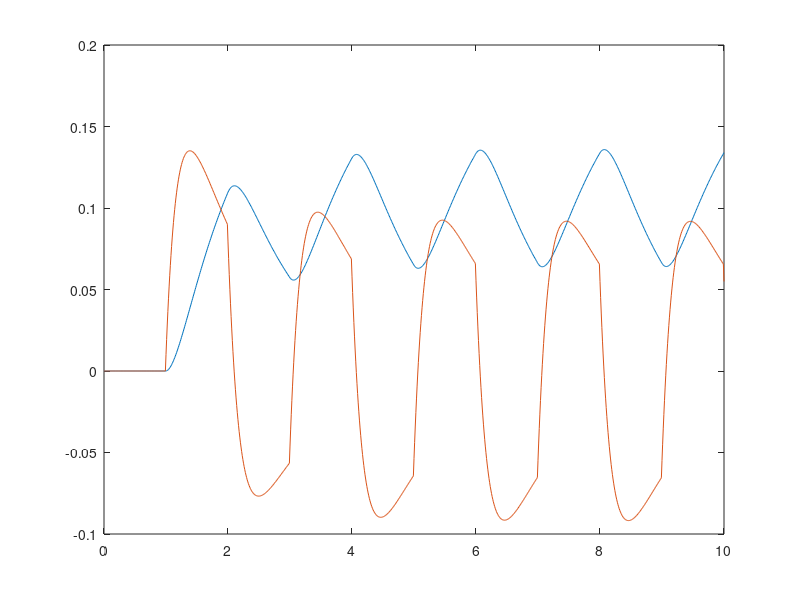

Reproduce this figure in MATLAB.
A = [0 1; -5 -6];
B = [0; 1];
x0 = [1; 1];
dt = 0.01;
t = 0:dt:10;
x = [0;0];
i = 0;
for n = t
	i = i + 1;
	u = mod(n,2) >= 1;
	dx = A * x + B * u;
	x = x + dx * dt;
	x1(i) = x(1);
	x2(i) = x(2);
endfor

plot(t, x1, t, x2)
